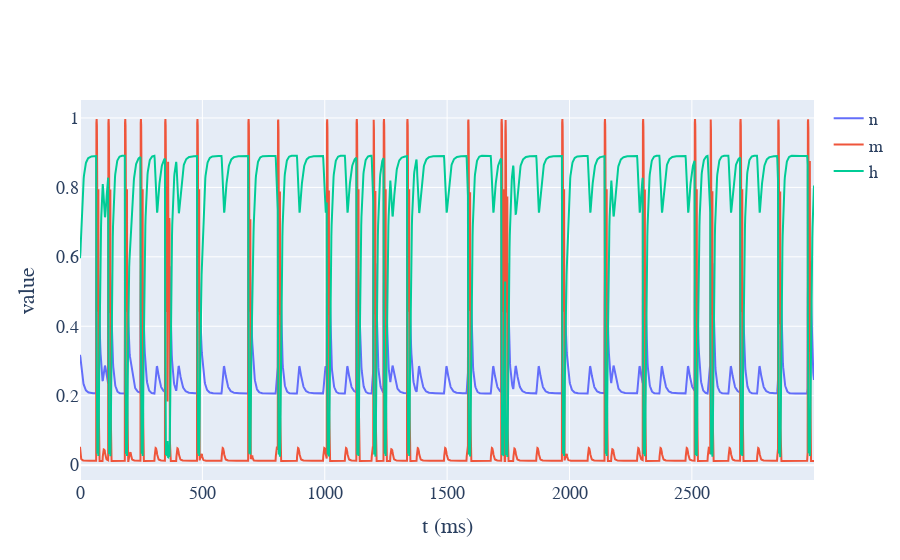

Notebook cell for this chart:
### Markdown cell above
Устойчивая картина активности есть

### Code cell
model.plot_n_m_h(0, 3000)

### Figure 1 — Plotly figure (JSON) as saved in the notebook; plotly's stock layout.template omitted (floating-point values rounded to 4 significant figures; data arrays with more than 128 entries replaced by an {"elided": "..."} marker saying what was removed)
{"data": [{"name": "n", "type": "scatter", "x": {"elided": "3000 int values"}, "y": {"elided": "3000 float values"}}, {"name": "m", "type": "scatter", "x": {"elided": "3000 int values"}, "y": {"elided": "3000 float values"}}, {"name": "h", "type": "scatter", "x": {"elided": "3000 int values"}, "y": {"elided": "3000 float values"}}], "layout": {"font": {"family": "Courier New, monospace", "size": 18}, "xaxis": {"title": {"text": "t (ms)"}}, "yaxis": {"title": {"text": "value"}}}}
